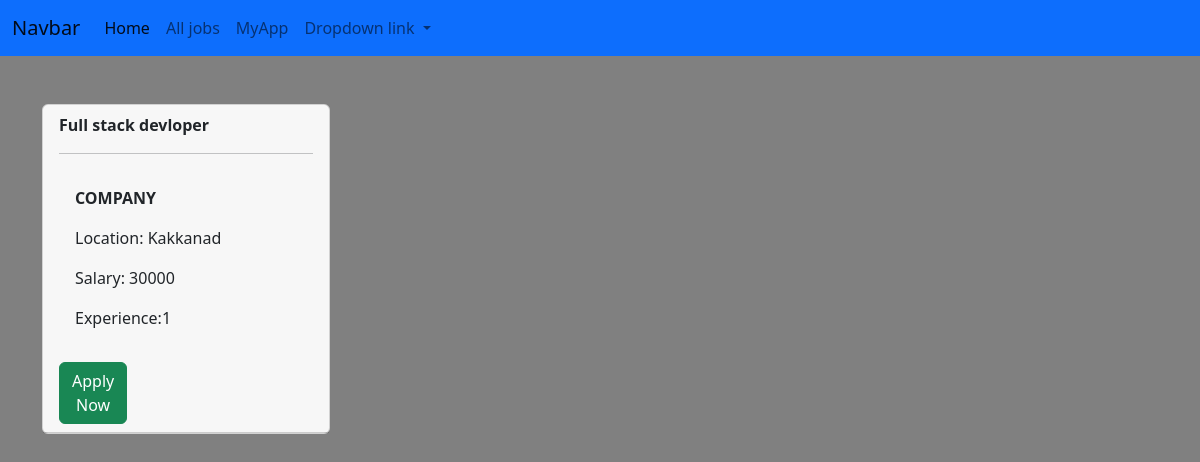
Screenshot of /candidate/job/detail2 (signed in) with the database file from the repository.
### employer/models.py (models this page shows, shortened)
class Jobs(models.Model):
    job_title=models.CharField(max_length=150)
    company=models.ForeignKey(User,on_delete=models.CASCADE,related_name="company")
    location=models.CharField(max_length=120)
    salary=models.PositiveIntegerField(null=True)
    experience=models.PositiveIntegerField(default=0)
    created_date=models.DateField(auto_now_add=True)
    last_date=models.DateField(null=True)
    active_status=models.BooleanField(default=True)
    job_description=models.TextField(null=True)

### candidate/views.py (the view)
# urls.py: path("job/detail<int:id>",views.CandidateJobDetailView.as_view(),name='can-detailjob'),
class CandidateJobDetailView(DetailView):
    model = Jobs
    context_object_name = "job"
    template_name = "candidates/jobdetail.html"
    pk_url_kwarg = "id"
    def get_context_data(self, **kwargs):
        context=super().get_context_data(**kwargs)
        is_applid=Applications.objects.filter(applicant=self.request.user,job=self.object)
        context["is_applied"]=is_applid
        return context

### candidate/templates/candidates/jobdetail.html (shortened to what this page needs)
{%extends 'candidates/base.html'%}
{%block body_block%}
<div class="card mt-5" style="width: 18rem;">
  <div class="card-header">
     <strong> {{job.job_title}}</strong>
      <hr>
      <div class="card-body">
         <p class="card-text"> <strong>COMPANY</strong>
             {{job.company_name}}</p>
          <p class="card-text">
            Location:  {{job.location}}
          </p>
          <p class="card-text">
             Salary: {{job.salary}}
          </p>
          <p>
              Experience:{{job.experience}}
          </p>
      </div>
<div class="row">
    <div class="col-4">
        {%if is_applied%}
        <a href="" class="btn btn-secondary">Applied</a>
    </div>
    {%else%}
    <div class="col-4">
        <a href="{%url 'apply-now' job.id %}" class="btn btn-success">Apply Now</a>
    </div>
    {%endif%}
</div>
  </div>
</div>
{%endblock%}

### candidate/static/css/design.css (style rules this page uses)
body { background-color:grey; background:grey; span:green; }

### rows the page displays
Jobs: job_title "Full stack devloper", location "Kakkanad", salary "30000", experience "1"
